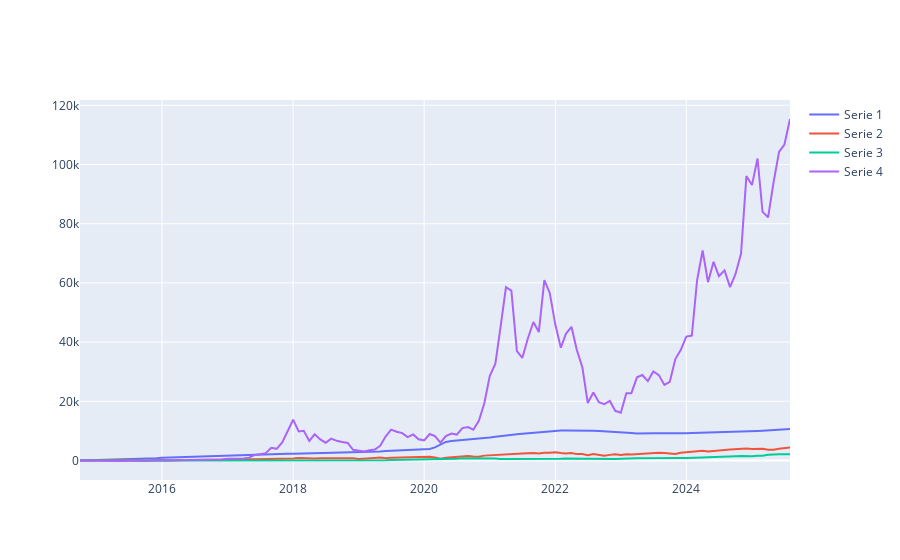

Write notebook code for a chart like this one.
### Code cell
#intento de modificar el eje y para que todas las gráficas nazcan en el mismo punto
import plotly.graph_objects as go
#import matplotlib.pyplot as plt
#plt.style.use("bmh")

#plt.figure(figsize=(12, 6))  # Tamaño de la figura
x = df_m2['Fecha']
y1 = df_m2['m2']
y2 = df_sp['Precio_Cierre_SP500_USD']
y3 = df_oro['P_oro']
y4 = df_btc['P_btc']

'''
# Graficar línea con personalización
plt.plot(x, (y1/10), label='Cuadrados', color='black', linestyle='solid', linewidth =0.5, marker = 'o', markersize =1, markerfacecolor ='black', markeredgecolor = 'black')
plt.plot(x, (y2), label='Cuadrados', color='red', linestyle='solid', linewidth =0.5, marker = 'o', markersize =1, markerfacecolor ='red', markeredgecolor = 'red')
plt.plot(x, (y3), label='Cuadrados', color='orange', linestyle='solid', linewidth =0.5, marker = 'o', markersize =1, markerfacecolor ='orange', markeredgecolor = 'orange')
plt.plot(x, (y4/10), label='Cuadrados', color='green', linestyle='solid', linewidth =0.5, marker = 'o', markersize =1, markerfacecolor ='green', markeredgecolor = 'green')

'''
# Encuentra el valor inicial de cada una en x = 0
y1_inicio = y1.iloc[0]
y2_inicio = y2.iloc[0]
y3_inicio = y3.iloc[0]
y4_inicio = y4.iloc[0]

# Resta ese valor para que todas empiecen en el mismo valor (en este ejemplo, y=0)
y1_norm = y1 - y1_inicio
y2_norm = y2 - y2_inicio
y3_norm = y3 - y3_inicio
y4_norm = y4 - y4_inicio

fig = go.Figure()
fig.add_trace(go.Scatter(x=x, y=y1_norm, name='Serie 1'))
fig.add_trace(go.Scatter(x=x, y=y2_norm, name='Serie 2'))
fig.add_trace(go.Scatter(x=x, y=y3_norm, name='Serie 3'))
fig.add_trace(go.Scatter(x=x, y=y4_norm, name='Serie 4'))
fig.show()

fig.update_layout(
    xaxis=dict(range=['2017-10-01', '2025-08-01'])
)
fig.write_html("todos.html")
'''
# Añadir título y etiquetas de ejes
plt.title('CORRELACION VARIOS INDICES EE.UU')
plt.xlabel('Fecha')
plt.ylabel('Valor $')


# Rotar etiquetas del eje X para mejor legibilidad
plt.xticks(rotation=45)

# Mostrar cuadrícula
plt.grid(True)

# Mostrar la gráfica
plt.show()

'''

### Figure 1 — Plotly figure (JSON) as saved in the notebook; plotly's stock layout.template omitted (floating-point values rounded to 4 significant figures; data arrays with more than 128 entries replaced by an {"elided": "..."} marker saying what was removed)
{"data": [{"name": "Serie 1", "type": "scatter", "x": {"elided": "131 str values"}, "y": {"elided": "131 float values"}}, {"name": "Serie 2", "type": "scatter", "x": {"elided": "131 str values"}, "y": {"elided": "131 float values"}}, {"name": "Serie 3", "type": "scatter", "x": {"elided": "131 str values"}, "y": {"elided": "131 float values"}}, {"name": "Serie 4", "type": "scatter", "x": {"elided": "131 str values"}, "y": {"elided": "131 float values"}}], "layout": {}}
